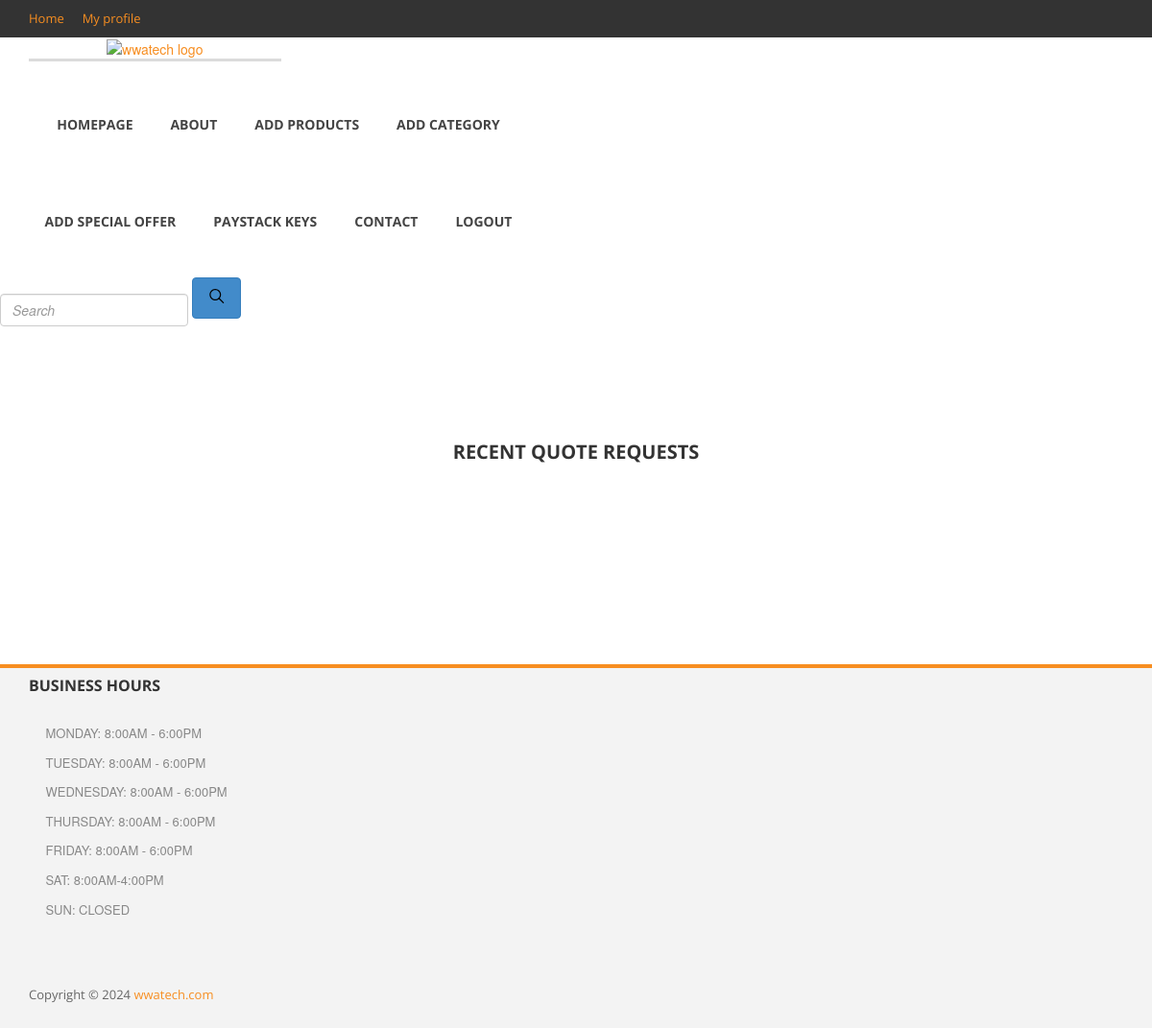
Page /quote-list/ (signed in) on the earlier database version.
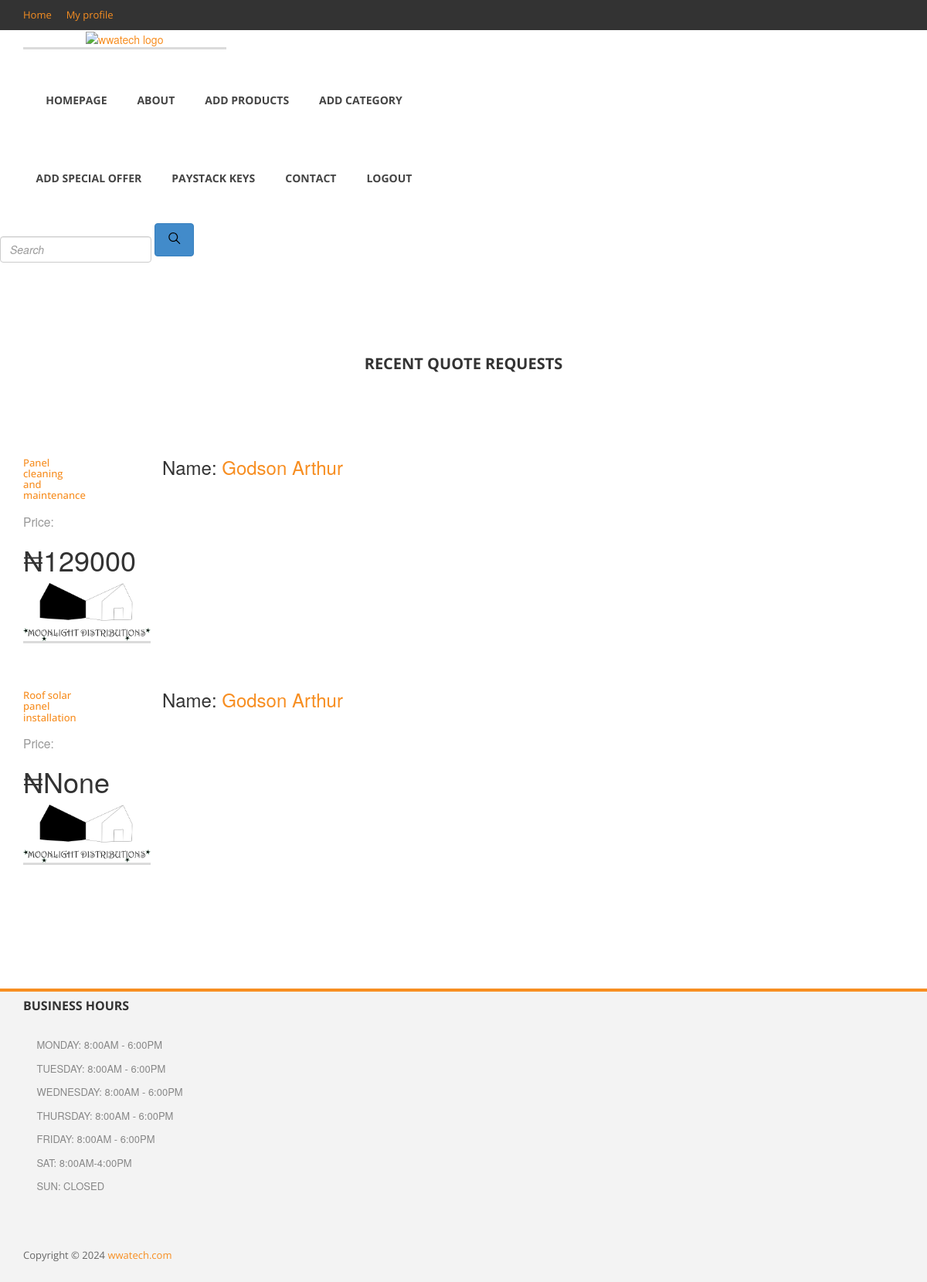
Same page on the later database version.
### solar/models.py (models this page shows)
class Quote(models.Model):
    user= models.ForeignKey(User, on_delete=models.CASCADE)
    first_name= models.CharField(max_length=30)
    last_name= models.CharField(max_length=30)
    email= models.EmailField()
    phone= models.IntegerField()
    quote= models.TextField()
    price= models.IntegerField(null=True, blank=True)
    image= models.ImageField(upload_to= "media", null=True, blank=True)
    date= models.DateTimeField(auto_now_add= True)

### solar/views.py (the view)
# urls.py: path('quote-list/', views.quote_list, name= "quote-list"),
@login_required
def quote_list(request):
    quotes= Quote.objects.all().order_by('-date')
    context= {
        'quotes': quotes
    }
    return render(request, 'quote-list.html', context)

### templates/quote-list.html (shortened to what this page needs)
{% load static %}
<!DOCTYPE html>
 <html class="no-js">
    <head>
        <link rel="stylesheet" href="{% static 'css/bootstrap.css' %}">
        <link rel="stylesheet" href="{% static 'css/font-awesome.css' %}">
        <link rel="stylesheet" href="{% static 'css/templatemo_style.css' %}">
        <link rel="stylesheet" href="{% static 'css/templatemo_misc.css' %}">
        <link rel="stylesheet" href="{% static 'css/flexslider.css' %}">
        <link rel="stylesheet" href="{% static 'css/testimonails-slider.css' %}">
    </head>
    <body>
            <header>
                <div id="top-header">
                    <div class="container">
                        <div class="row">
                            <div class="col-md-6">
                                <div class="home-account">
                                    <a href="#">Home</a>
                                    {% if user.is_authenticated %}
                                    <a href="{% url 'profile' %}">My profile</a>
                                    {% endif %}
                                </div>
                            </div>
                            <div class="col-md-6">
                                <div class="cart-info">
                                    <a href="{% url 'cart' %}"><i class="fa fa-shopping-cart"></i></a>
                                </div>
                            </div>
                        </div>
                    </div>
                </div>
                <div id="main-header">
                    <div class="container">
                        <div class="row">
                            <div class="col-md-3">
                                <div class="timeline-thumb">
                                    <div class="thumb">
                                    <a href="#"><img style="size: 10px;" src="{% static 'images/wwatech-logo.png' %}" title="wwatech Template" alt="wwatech logo"></a>
                                    </div>
                                </div>
                            </div>
                            <br>
                            <br>
                            <div class="col-md-6">
                                <div class="main-menu">
                                    <ul>
                                      {% if user.is_authenticated %}
                                      <li><a href="{% url 'home' %}">homepage</a></li>
                                      <li><a href="{% url 'about-us' %}">About</a></li>
                                      {% if user.is_staff %}
                                      <li><a href="{% url 'add-product' %}">add Products</a></li>
                                      <li><a href="{% url 'add-cat' %}">add Category</a></li>
                                      <li><a href="{% url 'add-offer' %}">add special offer</a></li>
                                      {% if user.is_superuser %}
                                      <li><a href="{% url 'paystack-keys' %}">Paystack keys</a></li>
                                      {% endif %}
                                      {% endif %}
                                      <li><a href="{% url 'contact' %}">Contact</a></li>
                                      <li><a href="{% url 'logout' %}">Logout</a></li>
                                      {% else %}
                                      <li><a href="{% url 'blog-page' %}">Blog</a></li>
                                        <li><a href="{% url 'register' %}">Sign up/Register</a></li>
                                        <li><a href="{% url 'signin' %}">Sign in/Login</a></li>
                                        <li><a href="{% url 'about-us' %}">About</a></li>
                                        <li><a href="{% url 'contact' %}">Contact</a></li>
                                      {% endif %}
                                    </ul>
                                </div>
                            </div>
                        </div>
                    </div>
                </div>
            </header>
            <form class="form-inline my-2 my-lg-0" action="{% url 'quote-search' %}">
                <input class="form-control mr-sm-2" type="text" placeholder="Search" name="search">
                <button type="submit" class="btn btn-primary"><span class="search-icon"><svg class="svgIcon-use" width="25" height="25" viewbox="0 0 25 25"><path d="M20.067 18.933l-4.157-4.157a6 6 0 1 0-.884.884l4.157 4.157a.624.624 0 1 0 .884-.884zM6.5 11c0-2.62 2.13-4.75 4.75-4.75S16 8.38 16 11s-2.13 4.75-4.75 4.75S6.5 13.62 6.5 11z"></path></svg></span></button>
            </form>
            <div id="latest-blog">
                <div class="container">
                    <div class="row">
                        <div class="col-md-12">
                            <div class="heading-section">
                                <h2>Recent Quote Requests</h2>
                            </div>
                        </div>
                    </div>
                {% for quote in quotes %}
                    <div class="row">
                        <h3>Name: <a href="">{{quote.user.first_name}} {{quote.user.last_name}}</a></h>
                        <div class="col-md-2 col-sm-4">
                            <div class="row">
                                <div class="col-md-6">
                                    <p><a href="{% url 'quote-info' quote.pk %}">{{quote.quote}}</a></p>
                                    <small>Price:</small><h1>₦{{quote.price}}</h1>
                                </div>
                            </div>
                            <div class="timeline-thumb">
                                <div class="thumb">
                                    <img style="size: 10px;" src="{{quote.image.url}}" alt="">
                                </div>
                            </div>
                        </div>
                    </div>
                    <br>
                    <br>
                {% endfor %}
                </div>
            </div>
			<footer>
                <div class="container">
                    <div class="main-footer">
                        <div class="row">
                            <div class="col-md-3">
                                <div class="shop-list">
                                    <h4 class="footer-title">Business Hours</h4>
                                    <ul>
                                        <li><a href="#"><i class="fa fa-angle-right"></i>Monday: 8:00AM - 6:00PM</a></li>
                                        <li><a href="#"><i class="fa fa-angle-right"></i>TUESDAY: 8:00AM - 6:00PM</a></li>
                                        <li><a href="#"><i class="fa fa-angle-right"></i>WEDNESDAY: 8:00AM - 6:00PM</a></li>
                                        <li><a href="#"><i class="fa fa-angle-right"></i>THURSDAY: 8:00AM - 6:00PM</a></li>
                                        <li><a href="#"><i class="fa fa-angle-right"></i>FRIDAY: 8:00AM - 6:00PM</a></li>
                                        <li><a href="#"><i class="fa fa-angle-right"></i>SAT: 8:00AM-4:00PM</a></li>
                                        <li><a href="#"><i class="fa fa-angle-right"></i>SUN: closed</a></li>
                                    </ul>
                                </div>
                            </div>
                        </div>
                    </div>
                    <div class="bottom-footer">
                        <p>Copyright © 2024 <a href="#">wwatech.com</a></p>
                    </div>
                    </div>
            </footer>
    </body>
</html>

### static/css/templatemo_style.css (style rules this page uses)
a { text-decoration: none; color: #f78e21; }
p { font-family: 'Open Sans', sans-serif; font-size: 13px; color: #666; }
.heading-section { text-align: center; padding: 100px 0 80px 0; }
.heading-section h2 { font-family: 'Open Sans', sans-serif; font-size: 20px; color: #333; font-weight: 700; text-transform: uppercase; }
*, *:before, *:after { -moz-box-sizing: border-box; -webkit-box-sizing: border-box; box-sizing: border-box; }
#top-header { background-color: #333; color: #fff; }
.home-account a { display: inline-block; margin-right: 15px; padding: 10px 0; font-size: 13px; font-family: 'Open Sans', sans-serif; }
.cart-info { text-align: right; padding: 8px 0; font-size: 13px; font-family: 'Open Sans', sans-serif; }
.main-menu ul { padding: 0px; margin: 0px; text-align: center; }
.main-menu li { list-style: none; display: inline-block; padding: 40px 0; }
.main-menu a { font-family: 'Open Sans', sans-serif; font-weight: 700; font-size: 14px; color: #444; text-transform: uppercase; margin-right: 35px; }
.timeline-thumb { position: relative; text-align: center; border-bottom: 3px solid #dbdbdb; }
.timeline-thumb .thumb img { width: 100%; overflow: hidden; }
input, textarea { padding: 10px; border: 1px solid #e2e2e2; width: 100%; margin-top: 25px; font-size: 13px; font-style: italic; font-weight: 300; color: #aaa; outline: none; }
footer { background-color: #f3f3f3; border-top: 4px solid #f78e21; margin-top: 120px; }
.footer-title { font-family: 'Open Sans', sans-serif; font-size: 16px; font-weight: 700; color: #333; text-transform: uppercase; padding-bottom: 20px; }
.shop-list ul { margin: 0; padding: 0; }
.shop-list li { list-style: none; margin: 10px 0; }
.shop-list i { font-size: 16px; margin-right: 5px; color: #f78e21; }
.shop-list a { text-transform: uppercase; color: #888; font-size: 13px; }
.bottom-footer { text-align: left; padding: 60px 0 15px 0; }
@media screen and (min-width: 995px) { body { overflow-x: hidden; } }

Differences in the rows shown:
added Quote: user.first_name "Godson", user.last_name "Arthur", quote "Panel cleaning and maintenance", price "129000", image (picture)
added Quote: user.first_name "Godson", user.last_name "Arthur", quote "Roof solar panel installation", price "None", image (picture)
